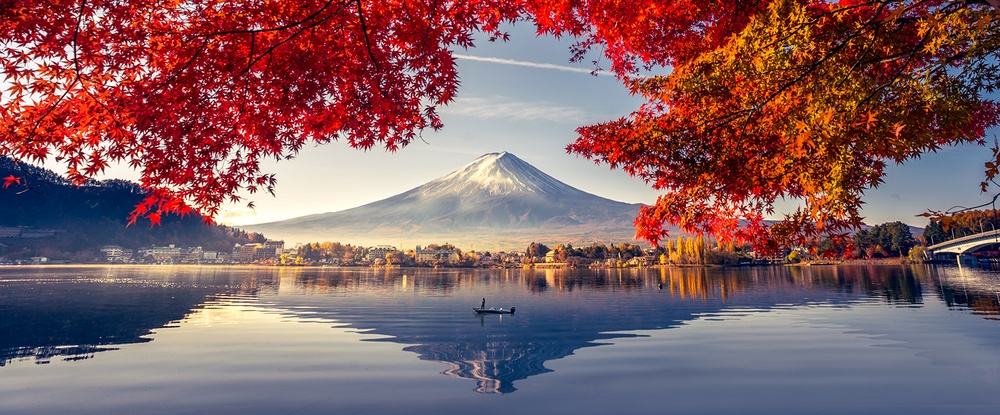
#> input picture OpenCV/asstets/Landscape-Color.jpg, 1000 x 415 px, shrunk from 1601 x 664 before the run, given in place of Video.mp4, which was not available
$ python Video.py
#> lines starting #> are read from the running program, lines starting #| are printed output that depends on the picture; after the words box and inside, x2 and y2 are one past the last pixel; in counts of white or black regions, pixels touching at a corner belong together; pictures that were not available may be replaced by others from this repository, and a replacement may not be noted
import numpy as np
import cv2

cap = cv2.VideoCapture('asstets/Video.mp4')

while True:
    ret, frame = cap.read()
#> frame is the input picture: shape (415, 1000, 3); mean B, G, R 99.3, 95.4, 131.4
    width = int(cap.get(3))
    height = int(cap.get(4))

    hsv = cv2.cvtColor(frame, cv2.COLOR_BGR2HSV)
#> hsv: shape (415, 1000, 3); mean H, S, V 86.9, 121.2, 144.4
    lower_blue = np.array([90, 50, 50])
    upper_blue = np.array([130, 255, 255])

    mask = cv2.inRange(hsv, lower_blue, upper_blue)
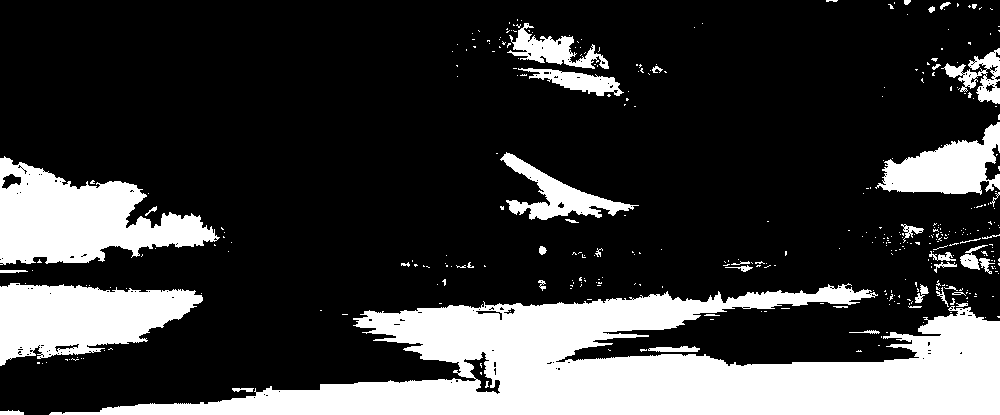
#> mask: shape (415, 1000); 23.4% white; 372 white regions (328 under 20 px), largest, box (x1, y1, x2, y2) and area: (49, 283, 1000, 415) 57892, (0, 156, 220, 265) 13087, (0, 283, 203, 366) 10828

    result = cv2.bitwise_and(frame, frame, mask=mask)
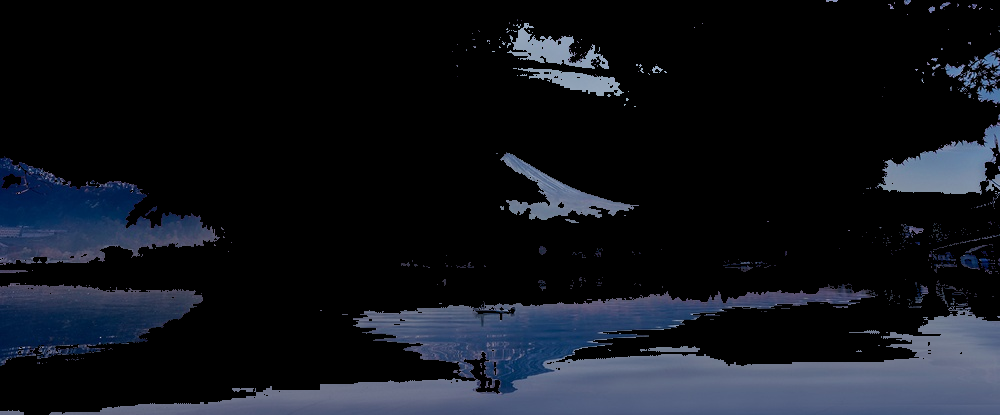
#> result: shape (415, 1000, 3); mean B, G, R 27.7, 20.6, 17.1

    cv2.imshow("Video", result)
    cv2.imshow("Mask", mask)

    if cv2.waitKey(1) == ord('q'):
#> (key q is pressed here)
        break

cap.release()
cv2.destroyAllWindows()

$ run again, on OpenCV/asstets/soccer_practice.jpg
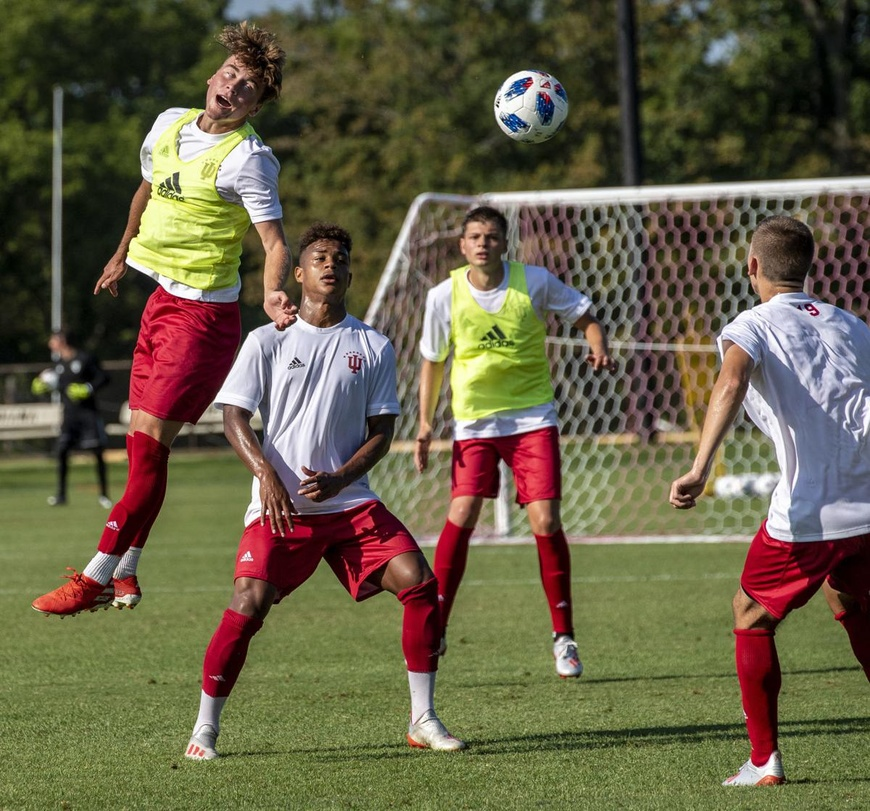
#> input picture OpenCV/asstets/soccer_practice.jpg, 870 x 811 px, shrunk from 1200 x 1119 before the run, given in place of Video.mp4, which was not available
#> frame is the input picture: shape (811, 870, 3); mean B, G, R 70.9, 96, 102.6
#> hsv: shape (811, 870, 3); mean H, S, V 53.8, 108.8, 109.8
#> `mask = cv2.inRange(hsv, lower_blue, upper_blue)`:
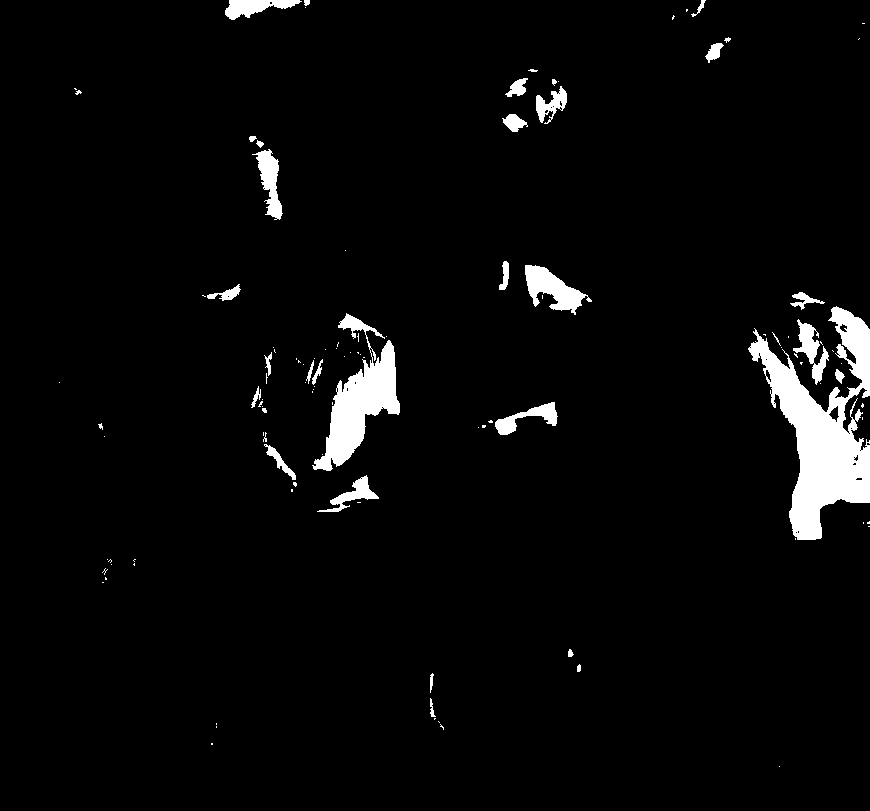
#> mask: shape (811, 870); 3.7% white; 112 white regions (78 under 20 px), largest, box (x1, y1, x2, y2) and area: (748, 306, 870, 540) 11723, (312, 313, 400, 471) 5165, (525, 265, 592, 315) 1525
#> `result = cv2.bitwise_and(frame, frame, mask=mask)`:
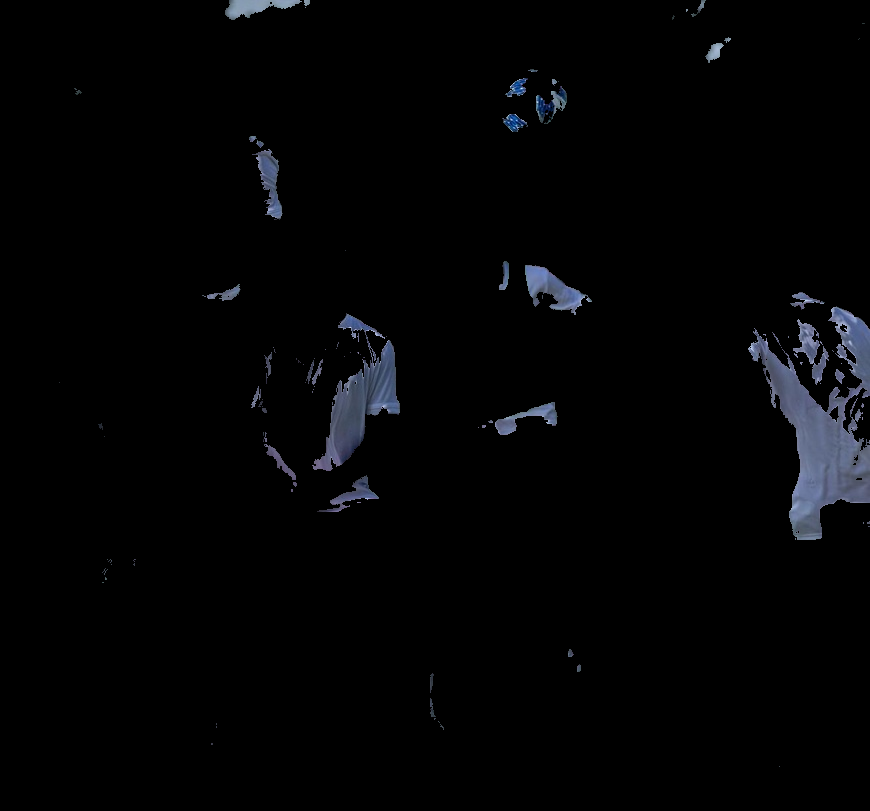
#> result: shape (811, 870, 3); mean B, G, R 4.8, 3.8, 3.4
